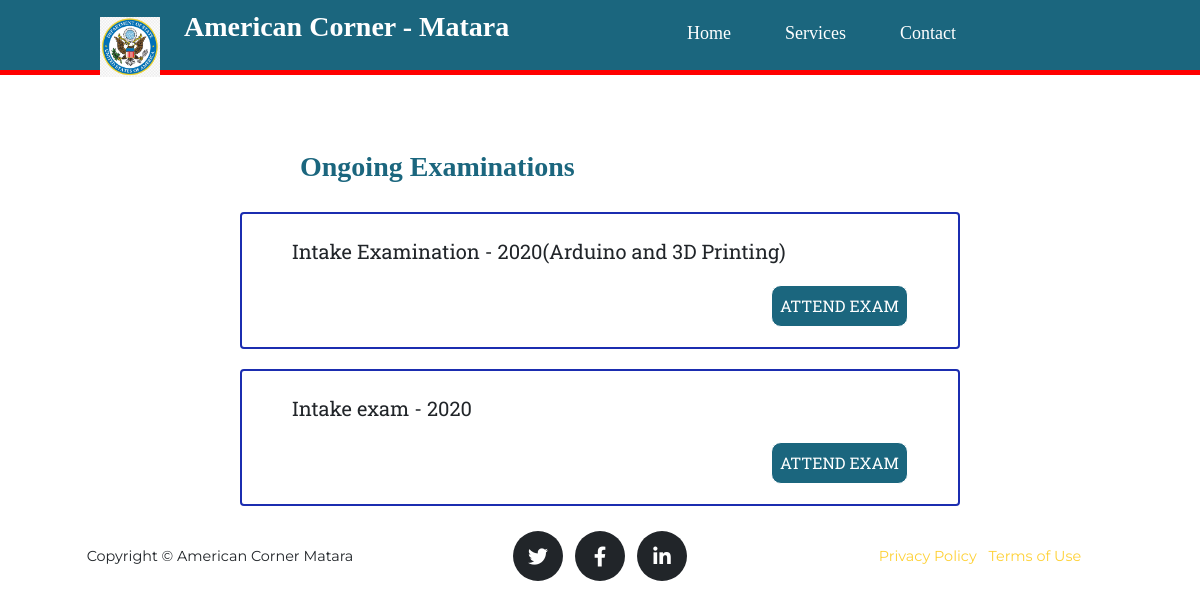
/index.php/do_exam/load_active_exam, run on the app's committed database.
### tables this page shows
CREATE TABLE IF NOT EXISTS `exam_details` (
  `id` int(11) NOT NULL AUTO_INCREMENT,
  `subject` varchar(100) NOT NULL,
  `exam_name` varchar(100) NOT NULL,
  `duration` int(15) NOT NULL,
  `status` varchar(20) NOT NULL,
  PRIMARY KEY (`id`)
);

### application/controllers/Do_exam.php (called while the page is built, shortened)
<?php
class Do_exam extends CI_Controller {
	public function load_active_exam(){
		$this->load->view('Examination/header');
		$this->load->model('do_exam_model');
        $results = $this->do_exam_model->get_exam_details() ;
		$this->load->view('Examination/active_exam',['results' => $results]);
		$this->load->view('Examination/footer');
	}
}
?>

### index.php (called while the page is built, shortened)
<?php
require_once BASEPATH.'core/CodeIgniter.php';

### application/models/do_exam_model.php (called while the page is built, shortened)
<?php
class do_exam_model extends CI_Model{
	public function get_exam_details(){
		$query= $this->db->get_where('exam_details', ['status' => 'Active']);
		$row= $query->row();
		$subject= array(
			'id' => $row->id,
			'subject' => $row->subject,
			'exam_name'=>$row->exam_name,
			'duration' =>$row->duration
		);
		return $query->result();
	}
}

### application/views/Examination/active_exam.php (the view)
 <h3 style="margin-left: 300px;">Ongoing Examinations</h3>
 <?php
 foreach($results as $post){ ?>
 <div class="exam-container">
   <div class="exam-content">
     <p><?php echo $post->exam_name;?></p>
     <a href="<?php echo base_url('index.php/Do_exam/view_login/'.$post->subject);?>"><button class="attend-btn">ATTEND EXAM</button></a>
   </div>
 </div>
<?php }?>

### assests/css/examination.css (style rules this page uses)
.exam-container { width: 100%; height: 100%; display: flex; justify-content: center; }
.exam-content { margin-top: 20px; width: 60%; border-radius: 4px; padding-top: 20px; position: relative; border: 2px solid #1b2db0; }
.attend-btn { float: right; padding: 8px; background:#1b667e; color: #fff; border: 1px solid #fff; border-radius: 10px; margin-right: 50px; font-weight: 3px; margin-bottom: 20px; }
h3 { float: left; color: #1b667e; font-family: "Times"; margin-top: 50px; }
.exam-content p { font-size: 20px; margin-left: 50px; }

### data on the page
exam_details: exam_name "Intake Examination - 2020(Arduino and 3D Printing)"
exam_details: exam_name "Intake exam - 2020"
